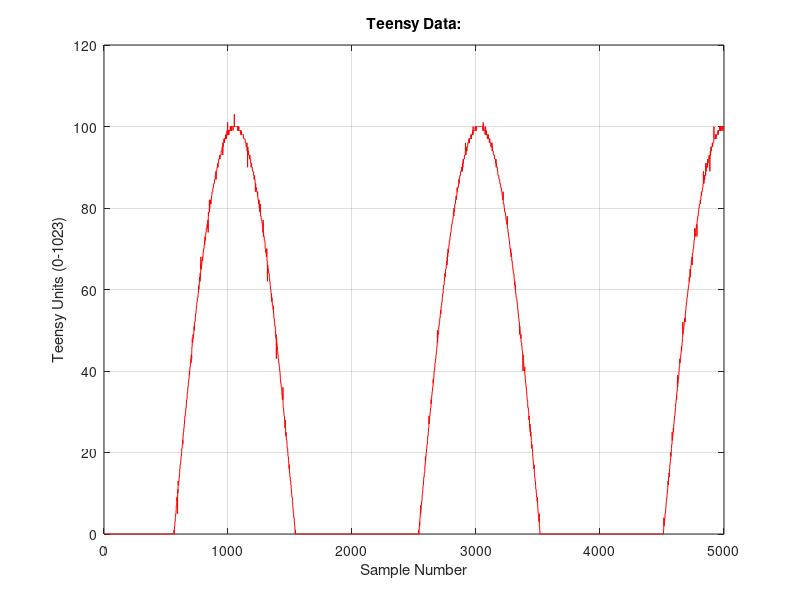

Reproduce this figure in MATLAB.
% Lachlan McDermott
% lmcdermott@g.hmc.edu
% 2/3/2026

%load dataz
%MIGHT NOT BE A DOUBLE TBH
data = load('1kohm.txt'); 

%dataRMS = rms(data, "all");
%disp(dataRMS)

%global variables
%frequency = 200;
frequency = 175000;
amplitude = 1;
%offsetSignal = 0.4;
offsetSignal = 0.6;

%TEENSY UNIT
pinVoltage = 3.3;
%2^10 (10 bit adc)
teensyUnit = pinVoltage / 1023;
fprintf('One Teensy Unit:\n', teensyUnit);

%plot
figure(1);
clf;
plot(data, 'r');

% + frequency + " Hz Input (" + amplitude + " Vpp)
title(["Teensy Data:"]);
xlabel("Sample Number");
ylabel("Teensy Units (0-1023)");
grid on;

%sample rate
[pks, indexMaxPeak] = findpeaks(data, 'MinPeakHeight', mean(data));

avg = mean(diff(indexMaxPeak));
period = 1/frequency;
sampleRate = avg / period;


fprintf('Average Samples per Cycle: %.2f\n', avg);
fprintf('Calculated Sample Rate: %.2f Hz\n', sampleRate);